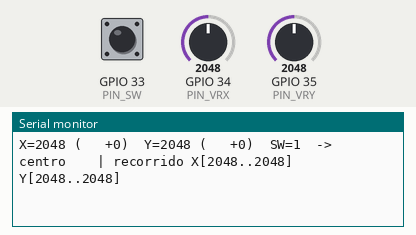
The sketch below on a simulated ESP32. Parts: the last lines printed to the serial monitor. The inputs (shaded band) are chosen by the test bench; at power-on: GPIO 34 (PIN_VRX) = 2048, GPIO 35 (PIN_VRY) = 2048, GPIO 33 (PIN_SW) HIGH.

Above: at 3.5 s.
3.6 s: GPIO 34 (PIN_VRX) set to 2866
At 3.79 s:
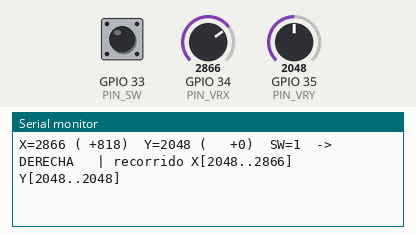
5.6 s: GPIO 35 (PIN_VRY) set to 2866
At 5.81 s:
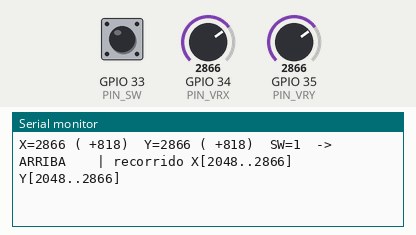
7.6 s: GPIO 34 (PIN_VRX) set to 3603
At 7.83 s:
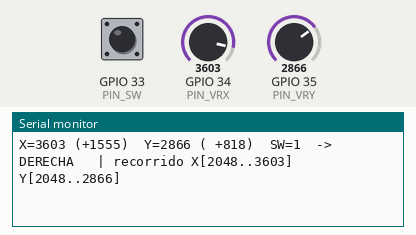
9.6 s: GPIO 35 (PIN_VRY) set to 3603
At 9.85 s:
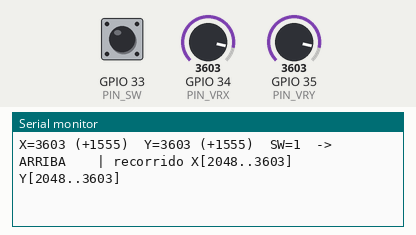
11.6 s: GPIO 34 (PIN_VRX) set to 4095
At 11.87 s:
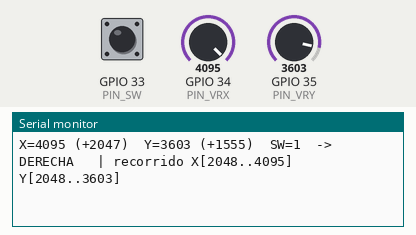
13.6 s: GPIO 35 (PIN_VRY) set to 2047
At 13.89 s:
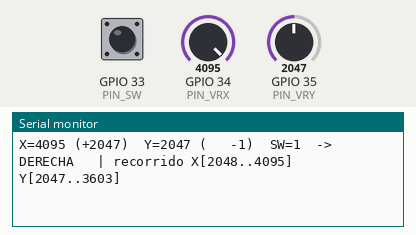

Measured:
- after the input at 3.6 s, the serial monitor: prints a new line at once (image 1)
- after the input at 5.6 s, the serial monitor: prints a new line at once (image 2)
- after the input at 7.6 s, the serial monitor: prints a new line after 0.05 s (image 3)
- after the input at 9.6 s, the serial monitor: prints a new line after 0.07 s (image 4)
- after the input at 11.6 s, the serial monitor: prints a new line after 0.09 s (image 5)
- after the input at 13.6 s, the serial monitor: prints a new line after 0.11 s (image 6)

The sketch:

joystick.ino
```cpp
/*
 * ============================================================
 *  Prueba mínima del joystick (C-005) — NADA más
 * ============================================================
 *  No enciende el WiFi ni la pantalla a propósito. Si algo falla
 *  aquí, el sospechoso es uno solo: la palanca y sus cables.
 *
 *  Responde tres preguntas:
 *    1. ¿Están los tres cables de señal donde creemos?
 *    2. ¿Cuánto se desvía TU joystick del centro en reposo?
 *    3. ¿Cuánto ruido tiene, para saber qué zona muerta hace falta?
 * ============================================================
 */
#include <Arduino.h>   // implícito en un .ino, obligatorio al compilarlo como .cpp

// ⚠️ ADC1 obligatorio: con el WiFi encendido el ADC2 no se puede leer.
//    Aquí no hay WiFi, pero se usan los mismos pines que el firmware
//    final para que esta prueba valga de verdad.
const int PIN_VRX = 34;   // eje horizontal (ADC1, solo entrada)
const int PIN_VRY = 35;   // eje vertical   (ADC1, solo entrada)
const int PIN_SW  = 33;   // pulsador (necesita pull-up: 34-39 no lo tienen)

int reposoX = 0, reposoY = 0;
int minX = 4095, maxX = 0, minY = 4095, maxY = 0;

void setup() {
  Serial.begin(115200);
  delay(500);
  Serial.println("\n=== Prueba de joystick (C-005) ===");

  // Con pull-up, el pulsador en reposo lee 1 y pulsado lee 0.
  pinMode(PIN_SW, INPUT_PULLUP);

  /* ------------------------------------------------------------
   *  Medir el reposo, no suponerlo
   * ------------------------------------------------------------
   *  Estos módulos son baratos y ninguno descansa en el centro
   *  exacto. Dar por hecho 2048 haría que el aparato creyera que
   *  mueves la palanca cuando no la estás tocando.
   *
   *  Se promedian 64 lecturas para que el ruido se cancele solo.
   * ------------------------------------------------------------ */
  Serial.println("Calibrando... NO toques la palanca.");
  delay(1500);
  long sx = 0, sy = 0;
  for (int i = 0; i < 64; i++) { sx += analogRead(PIN_VRX); sy += analogRead(PIN_VRY); delay(5); }
  reposoX = sx / 64; reposoY = sy / 64;

  Serial.printf("Reposo medido:  X=%d  Y=%d   (el centro teorico seria 2048)\n",
                reposoX, reposoY);
  Serial.printf("Desviacion:     X=%+d  Y=%+d\n", reposoX - 2048, reposoY - 2048);
  Serial.println("\nAhora muevela a los 4 extremos y pulsala.\n");
}

void loop() {
  int x = analogRead(PIN_VRX);
  int y = analogRead(PIN_VRY);
  bool pulsado = (digitalRead(PIN_SW) == LOW);   // LOW = pulsado, por el pull-up

  // Guardar los extremos vistos: así se sabe el recorrido real.
  if (x < minX) minX = x;  if (x > maxX) maxX = x;
  if (y < minY) minY = y;  if (y > maxY) maxY = y;

  // Cuánto se ha apartado del reposo, en cada eje.
  int dx = x - reposoX, dy = y - reposoY;

  const char* dir = "centro";
  if (abs(dx) > abs(dy)) { if (dx > 400) dir = "DERECHA"; else if (dx < -400) dir = "IZQUIERDA"; }
  else                   { if (dy > 400) dir = "ARRIBA";  else if (dy < -400) dir = "ABAJO"; }

  Serial.printf("X=%4d (%+5d)  Y=%4d (%+5d)  SW=%d  -> %-9s | recorrido X[%d..%d] Y[%d..%d]\n",
                x, dx, y, dy, pulsado ? 0 : 1, dir, minX, maxX, minY, maxY);
  delay(250);
}
```
